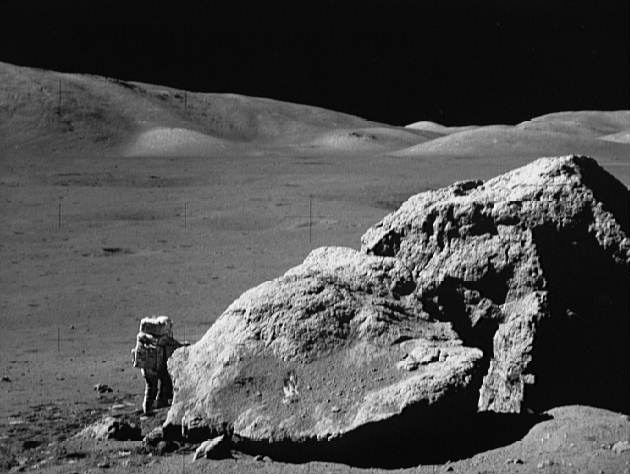
%> input picture Assignments/assignment2/Source Code/problem7/moonlanding.png, 630 x 474 px
$ octave problem8.m   (GNU Octave 9; MATLAB toolbox functions it lacks are replaced by stand-ins)
%> lines starting %> are read from the running program, lines starting %| are printed output that depends on the picture; in (x1, y1, x2, y2) boxes, pixels count from 0 and x2, y2 are one past the last pixel; in counts of white or black regions, pixels touching at a corner belong together; the program's own positions count from 1
clc
clear all
close all
ima=imread('moonlanding.png');
%> ima is the input picture: size 474x630 uint8; min 0, max 255, mean 77.8
ima = double(ima);
%> ima: size 474x630 double
figure(1);
imshow(ima,[]);
title('Original image');
imafft = fftshift(fft2(fftshift(ima)));
% Fourier Spectrum of Image
imafft2 = fft2(ima);
imafft3 = fftshift(imafft2);
s = size(ima); ma=max(max((imafft)));
%> after `s = size(ima)`: s = [474 630]
%> after `ma=max(max((imafft)))`: ma = 23229905
maxr = 0.5*sqrt(s(1)^2+s(2)^2); cutoff1 = maxr*30;
%> after `maxr = 0.5*sqrt(s(1)^2+s(2)^2)`: maxr = 394.2
%> after `cutoff1 = maxr*30`: cutoff1 = 11826
cutoff2 = maxr*120;
%> cutoff2 = 47304.1
c=1;
for i = 1 : s(1)
    for j = 1 : s(2) r = sqrt((i-1-s(1)/2)^2+(j-1-s(2)/2)^2);
        if( r < 30) z(i,j) = 0;
        else if( r > 120) z(i,j) = 0;
            else z(i,j) =511;
end
end
end
end
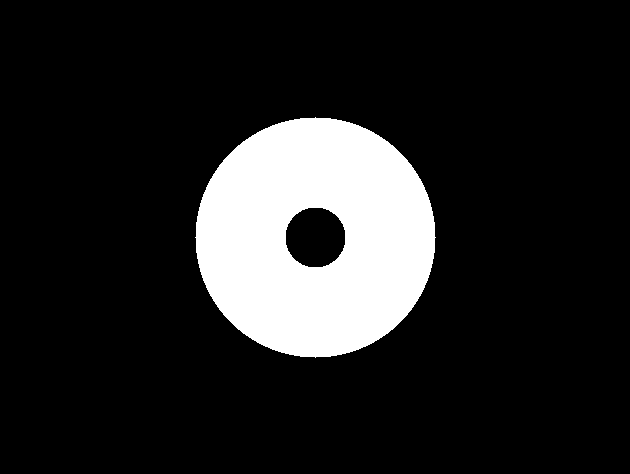
%> z: size 474x630 double; values 0 (black) and 511 (white), 14.2% white; 1 white region, box (x1, y1, x2, y2) and area: (195, 117, 436, 358) 42416
% Plots
imafft=imafft.*z/255;
ima_out = fftshift(ifft2(fftshift(imafft)));
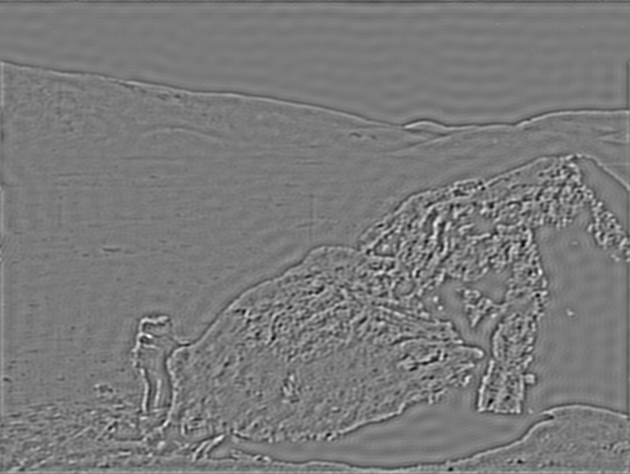
%> ima_out: size 474x630 double; min -333.9, max 359.4, mean 0; drawn with min black and max white
ima_out =ima_out-ima; ima_out = 1-ima_out;
%> after `ima_out =ima_out-ima`:
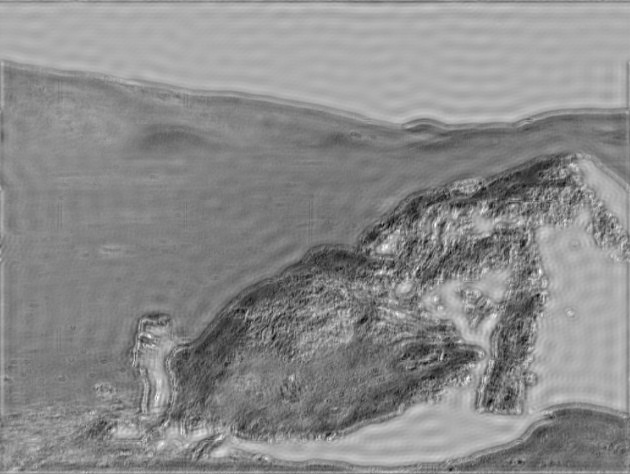
%> ima_out: size 474x630 double; min -354.3, max 152.8, mean -77.8; drawn with min black and max white
%> after `ima_out = 1-ima_out`:
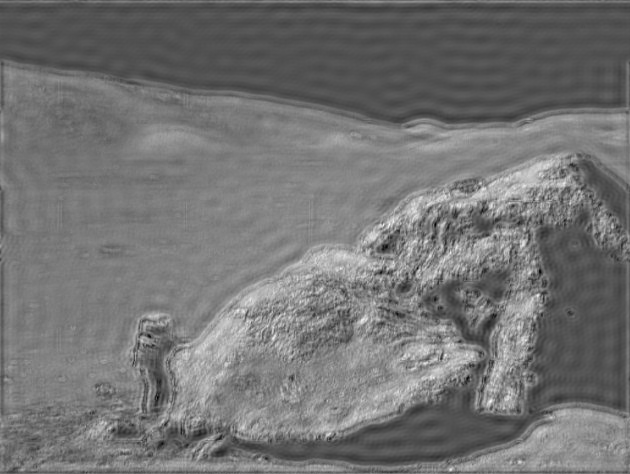
%> ima_out: size 474x630 double; min -151.8, max 355.3, mean 78.8; drawn with min black and max white
figure(2); imshow(ima_out,[]);
title('Filtered image (Ideal)');
figure(3); imshow(imafft3,[]);
title('Fourier Spectrum of Image')
imshow(z,[]);
title('Filtered');
d0=0;
d1=100;
n=4;
